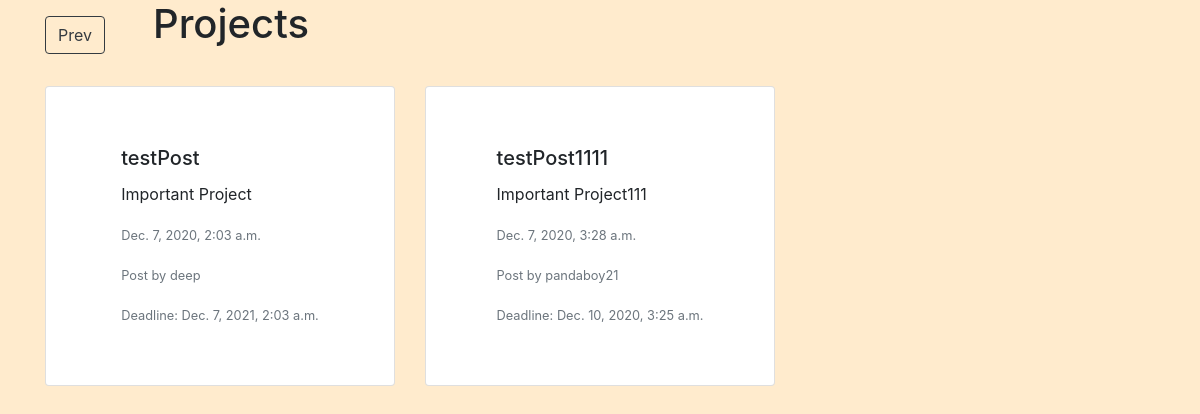
/projects/, run on the app's committed database.
### postandcomment/models.py (models this page shows, shortened)
class ProjectPost(models.Model):
    title = models.TextField(default="testPost")
    date_posted = models.DateTimeField(default=timezone.now)
    author = models.ForeignKey(User, on_delete=models.CASCADE, related_name='author_name')
    contributors = models.ManyToManyField(User)
    requirements = models.TextField(default='Dedication')
    description = models.TextField(default='Important Project')
    domain = models.TextField(default='general')
    deadline = models.DateTimeField(default=timezone.now)
    image = models.ImageField(default='default.jpg', upload_to='post_pics', blank = True)
    link = models.URLField(blank = True)

### postandcomment/views.py (the view)
# urls.py: path('projects/', views.projectListView, name='proj'),
def projectListView(request):
  projects = ProjectPost.objects.all()
  context = {
    'posts': projects,
  }
  return render(request, 'projectPostList.html', context)

### postandcomment/templates/projectPostList.html (shortened to what this page needs)
<!doctype html>
<html lang="en">
  <head>
    <link rel="stylesheet" href="https://stackpath.bootstrapcdn.com/bootstrap/4.3.1/css/bootstrap.min.css">
  </head>
  <body>
    <section style="display: flex; justify-content: center; align-items: center;">
        <div class="container">
            <h1 align='center' style="display: inline-block;"><a href="{% url 'index' %}"><button class="btn btn-outline-dark mr-5 mt-3" style="float: left;">Prev</button></a>Projects</h1>
            <br>
            <br>
            <div class="row">
                {% for postDetails in posts %}
                <div class="col-md-4">
                    {% if request.user.is_authenticated %}
                    <a href="{% url 'postandcomment_app:projectPost' postDetails.id %}" style="text-decoration: none; ">
                        <div class="card mb-3 align-items-center" style="max-width: 1000px; display: flex; justify-content: center; align-items: center; height: 300px;">
                            <div class="row no-gutters">
                            <div class="col">
                                <div class="card-body">
                                <h5 class="card-title">{{postDetails.title}}</h5>
                                <p class="card-text"> <span><i class="fas fa-thumbs-up"></i></span> {{ postDetails.description }}</p>
                                <p class="card-text"><small class="text-muted">{{postDetails.date_posted}}</small></p>
                                <p class="card-text"><small class="text-muted">Post by {{postDetails.author}}</small></p>
                                <p class="card-text"><small class="text-muted">Deadline: {{postDetails.deadline}}</small></p>
                                </div>
                            </div>
                            </div>
                        </div>
                    </a>
                    {% else %}
                        <div class="card mb-3 align-items-center" style="max-width: 1000px; height: 300px; display: flex; justify-content: center; align-items: center;">
                            <div class="row no-gutters">
                            <div class="col">
                                <div class="card-body">
                                <h5 class="card-title">{{postDetails.title}}</h5>
                                <p class="card-text"> <span></span> {{ postDetails.description }}</p>
                                <p class="card-text"><small class="text-muted">{{postDetails.date_posted}}</small></p>
                                <p class="card-text"><small class="text-muted">Post by {{postDetails.author}}</small></p>
                                <p class="card-text"><small class="text-muted">Deadline: {{postDetails.deadline}}</small></p>
                                </div>
                            </div>
                            </div>
                        </div>
                    {% endif %}
                </div>
                {% endfor %}
            </div>
        </div>
    </section>
  </body>
</html>

### postandcomment/templates/projectPostList.html (style rules this page uses)
body { background-color: blanchedalmond; }
.card { transition: all 0.2s ease-in-out; -webkit-transform: all 0.2s ease-in-out; }

### data on the page
ProjectPost: title "testPost", description "Important Project", date_posted "Dec. 7, 2020, 2:03 a.m.", author "deep", deadline "Dec. 7, 2021, 2:03 a.m."
ProjectPost: title "testPost1111", description "Important Project111", date_posted "Dec. 7, 2020, 3:28 a.m.", author "pandaboy21", deadline "Dec. 10, 2020, 3:25 a.m."
